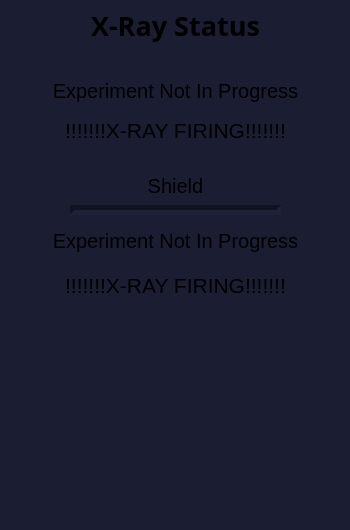
<?xml version="1.0" encoding="UTF-8"?>
<ui version="4.0">
 <class>MainWindow</class>
 <widget class="QMainWindow" name="MainWindow">
  <property name="geometry">
   <rect>
    <x>0</x>
    <y>0</y>
    <width>350</width>
    <height>530</height>
   </rect>
  </property>
  <property name="windowTitle">
   <string>X-Ray Status II</string>
  </property>
  <property name="styleSheet">
   <string notr="true">background-color: rgb(27, 29, 50);</string>
  </property>
  <widget class="QWidget" name="centralwidget">
   <widget class="caFrame" name="caframe">
    <property name="geometry">
     <rect>
      <x>0</x>
      <y>0</y>
      <width>350</width>
      <height>530</height>
     </rect>
    </property>
    <property name="background">
     <color>
      <red>27</red>
      <green>29</green>
      <blue>50</blue>
     </color>
    </property>
    <widget class="QWidget" name="widget" native="true">
     <property name="geometry">
      <rect>
       <x>330</x>
       <y>170</y>
       <width>120</width>
       <height>80</height>
      </rect>
     </property>
    </widget>
    <widget class="caStripPlot" name="castripplot">
     <property name="geometry">
      <rect>
       <x>10</x>
       <y>330</y>
       <width>331</width>
       <height>181</height>
      </rect>
     </property>
     <property name="font">
      <font>
       <family>Arial</family>
       <weight>50</weight>
       <bold>false</bold>
      </font>
     </property>
     <property name="contextMenuPolicy">
      <enum>Qt::DefaultContextMenu</enum>
     </property>
     <property name="autoFillBackground">
      <bool>false</bool>
     </property>
     <property name="TitleX">
      <string notr="true">Time</string>
     </property>
     <property name="TitleY">
      <string notr="true">kVp</string>
     </property>
     <property name="channels" stdset="0">
      <string notr="true">srxr2:GKVP.VAL: Middle Room;srxr:GKVP.VAL: Back Room</string>
     </property>
     <property name="period">
      <double>60.000000000000000</double>
     </property>
     <property name="YaxisScalingMax_1" stdset="0">
      <enum>caStripPlot::User</enum>
     </property>
     <property name="YaxisScalingMin_1" stdset="0">
      <enum>caStripPlot::User</enum>
     </property>
     <property name="color_1">
      <color>
       <red>255</red>
       <green>0</green>
       <blue>0</blue>
      </color>
     </property>
     <property name="YaxisScalingMax_2" stdset="0">
      <enum>caStripPlot::User</enum>
     </property>
     <property name="YaxisScalingMin_2" stdset="0">
      <enum>caStripPlot::User</enum>
     </property>
     <property name="color_2">
      <color>
       <red>255</red>
       <green>255</green>
       <blue>255</blue>
      </color>
     </property>
     <property name="YaxisScalingMax_3" stdset="0">
      <enum>caStripPlot::User</enum>
     </property>
     <property name="YaxisScalingMin_3" stdset="0">
      <enum>caStripPlot::User</enum>
     </property>
     <property name="foreground">
      <color>
       <red>85</red>
       <green>170</green>
       <blue>255</blue>
      </color>
     </property>
     <property name="scaleColor">
      <color>
       <red>254</red>
       <green>254</green>
       <blue>254</blue>
      </color>
     </property>
     <property name="grid">
      <bool>true</bool>
     </property>
     <property name="LegendEnabled">
      <bool>true</bool>
     </property>
    </widget>
    <widget class="caLabel" name="calabel_2">
     <property name="geometry">
      <rect>
       <x>40</x>
       <y>0</y>
       <width>271</width>
       <height>51</height>
      </rect>
     </property>
     <property name="font">
      <font>
       <family>Meiryo</family>
       <pointsize>20</pointsize>
       <weight>75</weight>
       <italic>false</italic>
       <bold>true</bold>
       <underline>false</underline>
       <kerning>true</kerning>
      </font>
     </property>
     <property name="frameShape">
      <enum>QFrame::NoFrame</enum>
     </property>
     <property name="frameShadow">
      <enum>QFrame::Plain</enum>
     </property>
     <property name="lineWidth">
      <number>4</number>
     </property>
     <property name="midLineWidth">
      <number>0</number>
     </property>
     <property name="text">
      <string>X-Ray Status</string>
     </property>
     <property name="textFormat">
      <enum>Qt::AutoText</enum>
     </property>
     <property name="alignment">
      <set>Qt::AlignCenter</set>
     </property>
     <property name="foreground">
      <color>
       <red>176</red>
       <green>176</green>
       <blue>176</blue>
      </color>
     </property>
     <property name="background">
      <color alpha="0">
       <red>160</red>
       <green>159</green>
       <blue>164</blue>
      </color>
     </property>
    </widget>
    <widget class="caLabel" name="calabel_6">
     <property name="geometry">
      <rect>
       <x>20</x>
       <y>70</y>
       <width>311</width>
       <height>41</height>
      </rect>
     </property>
     <property name="font">
      <font>
       <pointsize>18</pointsize>
      </font>
     </property>
     <property name="text">
      <string>Experiment In Progress</string>
     </property>
     <property name="alignment">
      <set>Qt::AlignCenter</set>
     </property>
     <property name="foreground">
      <color>
       <red>0</red>
       <green>255</green>
       <blue>0</blue>
      </color>
     </property>
     <property name="background">
      <color alpha="0">
       <red>160</red>
       <green>160</green>
       <blue>164</blue>
      </color>
     </property>
     <property name="visibility">
      <enum>caLabel::IfZero</enum>
     </property>
     <property name="channel" stdset="0">
      <string notr="true">srxr2:RDY</string>
     </property>
    </widget>
    <widget class="caGraphics" name="cagraphics_5">
     <property name="geometry">
      <rect>
       <x>0</x>
       <y>60</y>
       <width>351</width>
       <height>101</height>
      </rect>
     </property>
    </widget>
    <widget class="caGraphics" name="cagraphics_4">
     <property name="geometry">
      <rect>
       <x>0</x>
       <y>160</y>
       <width>351</width>
       <height>151</height>
      </rect>
     </property>
    </widget>
    <widget class="caLabel" name="calabel_5">
     <property name="geometry">
      <rect>
       <x>70</x>
       <y>170</y>
       <width>211</width>
       <height>31</height>
      </rect>
     </property>
     <property name="font">
      <font>
       <pointsize>15</pointsize>
      </font>
     </property>
     <property name="text">
      <string>Shield</string>
     </property>
     <property name="alignment">
      <set>Qt::AlignCenter</set>
     </property>
     <property name="foreground">
      <color>
       <red>176</red>
       <green>176</green>
       <blue>176</blue>
      </color>
     </property>
     <property name="background">
      <color alpha="0">
       <red>160</red>
       <green>160</green>
       <blue>164</blue>
      </color>
     </property>
    </widget>
    <widget class="caLabel" name="calabel_7">
     <property name="geometry">
      <rect>
       <x>20</x>
       <y>210</y>
       <width>311</width>
       <height>61</height>
      </rect>
     </property>
     <property name="font">
      <font>
       <pointsize>18</pointsize>
      </font>
     </property>
     <property name="text">
      <string>Experiment In Progress</string>
     </property>
     <property name="alignment">
      <set>Qt::AlignCenter</set>
     </property>
     <property name="foreground">
      <color>
       <red>0</red>
       <green>255</green>
       <blue>0</blue>
      </color>
     </property>
     <property name="background">
      <color alpha="0">
       <red>160</red>
       <green>160</green>
       <blue>164</blue>
      </color>
     </property>
     <property name="visibility">
      <enum>caLabel::IfZero</enum>
     </property>
     <property name="channel" stdset="0">
      <string notr="true">srxr:RDY</string>
     </property>
    </widget>
    <widget class="Line" name="line">
     <property name="geometry">
      <rect>
       <x>70</x>
       <y>200</y>
       <width>211</width>
       <height>20</height>
      </rect>
     </property>
     <property name="frameShadow">
      <enum>QFrame::Sunken</enum>
     </property>
     <property name="lineWidth">
      <number>5</number>
     </property>
     <property name="orientation">
      <enum>Qt::Horizontal</enum>
     </property>
    </widget>
    <widget class="caLabel" name="calabel_39">
     <property name="geometry">
      <rect>
       <x>20</x>
       <y>70</y>
       <width>311</width>
       <height>41</height>
      </rect>
     </property>
     <property name="font">
      <font>
       <pointsize>15</pointsize>
      </font>
     </property>
     <property name="text">
      <string>Experiment Not In Progress</string>
     </property>
     <property name="alignment">
      <set>Qt::AlignCenter</set>
     </property>
     <property name="fontScaleMode">
      <enum>ESimpleLabel::WidthAndHeight</enum>
     </property>
     <property name="foreground">
      <color>
       <red>154</red>
       <green>154</green>
       <blue>154</blue>
      </color>
     </property>
     <property name="background">
      <color alpha="0">
       <red>160</red>
       <green>160</green>
       <blue>164</blue>
      </color>
     </property>
     <property name="visibility">
      <enum>caLabel::IfNotZero</enum>
     </property>
     <property name="channel" stdset="0">
      <string notr="true">srxr2:RDY</string>
     </property>
    </widget>
    <widget class="caLabel" name="calabel_26">
     <property name="geometry">
      <rect>
       <x>30</x>
       <y>110</y>
       <width>291</width>
       <height>41</height>
      </rect>
     </property>
     <property name="font">
      <font>
       <pointsize>16</pointsize>
       <weight>50</weight>
       <bold>false</bold>
      </font>
     </property>
     <property name="text">
      <string>!!!!!!!X-RAY FIRING!!!!!!!</string>
     </property>
     <property name="alignment">
      <set>Qt::AlignCenter</set>
     </property>
     <property name="foreground">
      <color>
       <red>255</red>
       <green>0</green>
       <blue>0</blue>
      </color>
     </property>
     <property name="background">
      <color alpha="0">
       <red>160</red>
       <green>160</green>
       <blue>164</blue>
      </color>
     </property>
     <property name="visibility">
      <enum>caLabel::Calc</enum>
     </property>
     <property name="visibilityCalc">
      <string notr="true">A=0&amp;&amp;B=0</string>
     </property>
     <property name="channel" stdset="0">
      <string notr="true">srxr2:FIRING.VAL</string>
     </property>
     <property name="channelB">
      <string notr="true">srxr2:RDY.VAL</string>
     </property>
    </widget>
    <widget class="caLabel" name="calabel_27">
     <property name="geometry">
      <rect>
       <x>30</x>
       <y>260</y>
       <width>291</width>
       <height>51</height>
      </rect>
     </property>
     <property name="font">
      <font>
       <pointsize>16</pointsize>
      </font>
     </property>
     <property name="text">
      <string>!!!!!!!X-RAY FIRING!!!!!!!</string>
     </property>
     <property name="alignment">
      <set>Qt::AlignCenter</set>
     </property>
     <property name="foreground">
      <color>
       <red>255</red>
       <green>0</green>
       <blue>0</blue>
      </color>
     </property>
     <property name="background">
      <color alpha="0">
       <red>160</red>
       <green>160</green>
       <blue>164</blue>
      </color>
     </property>
     <property name="visibility">
      <enum>caLabel::Calc</enum>
     </property>
     <property name="visibilityCalc">
      <string notr="true">A=0&amp;&amp;B=0</string>
     </property>
     <property name="channel" stdset="0">
      <string notr="true">srxr:FIRING.VAL</string>
     </property>
     <property name="channelB">
      <string notr="true">srxr:RDY.VAL</string>
     </property>
    </widget>
    <widget class="caLabel" name="calabel_31">
     <property name="geometry">
      <rect>
       <x>20</x>
       <y>220</y>
       <width>311</width>
       <height>41</height>
      </rect>
     </property>
     <property name="font">
      <font>
       <pointsize>15</pointsize>
      </font>
     </property>
     <property name="text">
      <string>Experiment Not In Progress</string>
     </property>
     <property name="alignment">
      <set>Qt::AlignCenter</set>
     </property>
     <property name="fontScaleMode">
      <enum>ESimpleLabel::WidthAndHeight</enum>
     </property>
     <property name="foreground">
      <color>
       <red>154</red>
       <green>154</green>
       <blue>154</blue>
      </color>
     </property>
     <property name="background">
      <color alpha="0">
       <red>160</red>
       <green>160</green>
       <blue>164</blue>
      </color>
     </property>
     <property name="visibility">
      <enum>caLabel::IfNotZero</enum>
     </property>
     <property name="channel" stdset="0">
      <string notr="true">srxr:RDY</string>
     </property>
    </widget>
   </widget>
  </widget>
 </widget>
 <customwidgets>
  <customwidget>
   <class>caFrame</class>
   <extends>QFrame</extends>
   <header>caFrame</header>
   <container>1</container>
  </customwidget>
  <customwidget>
   <class>caLabel</class>
   <extends>QLabel</extends>
   <header>caLabel</header>
  </customwidget>
  <customwidget>
   <class>caGraphics</class>
   <extends>QWidget</extends>
   <header>caGraphics</header>
  </customwidget>
  <customwidget>
   <class>caStripPlot</class>
   <extends>QwtPlot</extends>
   <header>caStripPlot</header>
  </customwidget>
  <customwidget>
   <class>QwtPlot</class>
   <extends>QFrame</extends>
   <header>qwt_plot.h</header>
  </customwidget>
 </customwidgets>
 <resources/>
 <connections/>
</ui>
